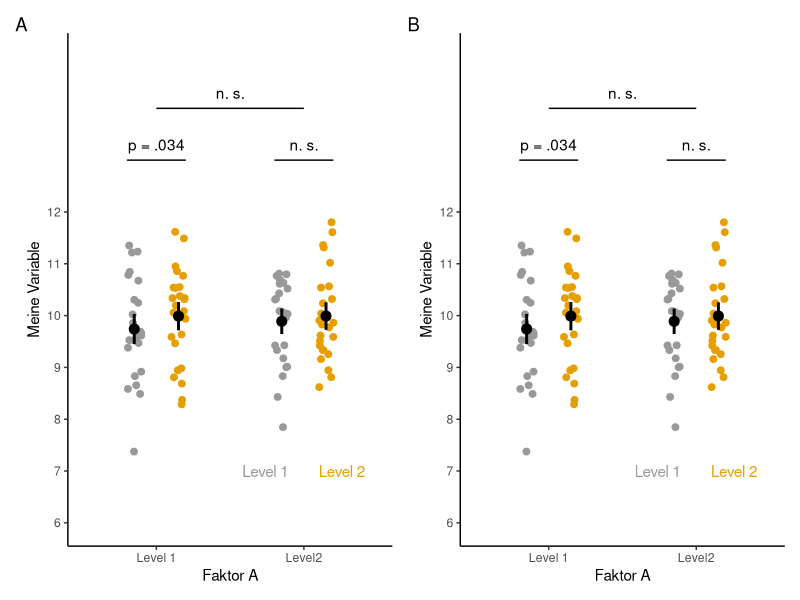
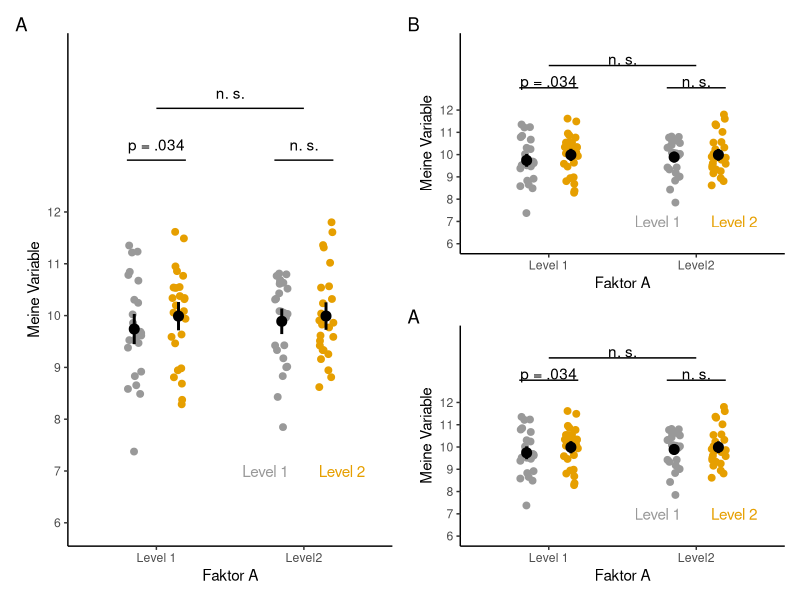
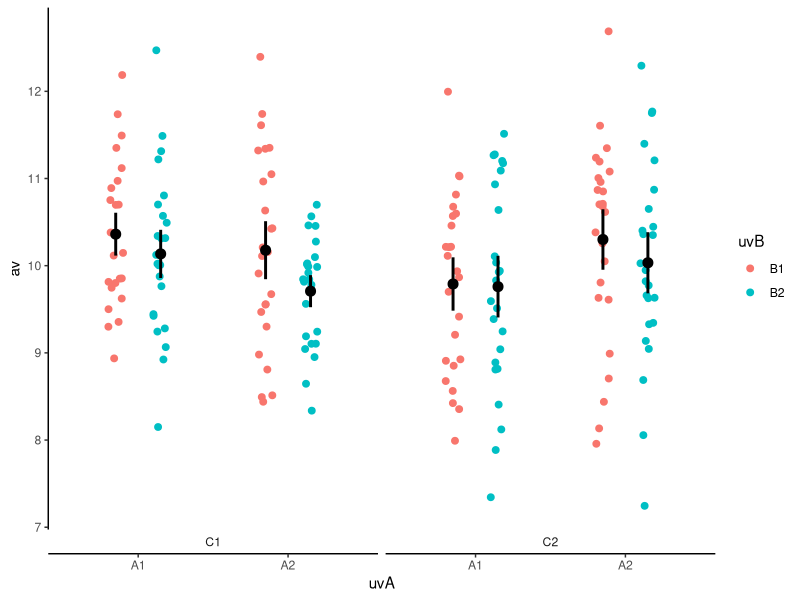

These charts were generated, in order, by the following R code:
library(tidyverse)
library(ggplot2)
library(patchwork)


dframe <- tibble(
  av = rnorm(100, 10, 1),
  uvA = as.factor(rep(c("A1", "A2"), each = 50)),
  uvB = as.factor(rep(rep(c("B1", "B2"), each = 25), 2)))


plt <- ggplot(dframe, aes(x = uvA, y = av)) +
  geom_jitter(aes(color = uvB),
              size = 2,
              position = position_jitterdodge(
                         jitter.width = 0.2,
                         dodge.width  = 0.6)) +
  
  stat_summary(
    aes(group = uvB),
    fun.data="mean_se",
    fun.args = list(mult = 1.5), 
    size = 0.6,
    linewidth = 1,
    position = position_dodge(0.6)) + 
  
  scale_x_discrete(labels = c("Level 1", "Level2"),
                   name   = "Faktor A") + 
  scale_y_continuous(limits = c(6, 15),
                     breaks = seq(6,12,1),
                     name = "Meine Variable")


# use color-blind friendly palette, see 
# http://www.cookbook-r.com/Graphs/Colors_(ggplot2)/
cbPalette <- c("#999999", "#E69F00", "#56B4E9", 
               "#009E73", "#F0E442", "#0072B2",
               "#D55E00", "#CC79A7")

myPlot <- plt +
  theme_classic() +
  scale_color_manual(values = cbPalette) +
  theme(legend.position = "none") +
  annotate("text", x = 1.9, y = 7,
           label = 'Level 1',
           vjust = "center", hjust = "right",
           color = cbPalette[1]) +
  annotate("text", x = 2.1, y = 7,
         label = 'Level 2',
         vjust = "center", hjust = "left",
         color = cbPalette[2]) +
  annotate("segment",
           x = 0.8, xend = 1.2,
           y = 13, yend = 13) +
  annotate("text",
           x = 1,
           y = 13.3,
           label = "p = .034") +
  annotate("segment",
           x = 1.8, xend = 2.2,
           y = 13, yend = 13) +
  annotate("text",
           x = 2,
           y = 13.3,
           label = "n. s.") +
  annotate("segment",
         x = 1, xend = 2,
         y = 14, yend = 14) +
  annotate("text",
         x = 1.5,
         y = 14.3,
         label = "n. s.")

# arrangieren
plot1 <- myPlot + labs(tag = "A")
plot2 <- myPlot + labs(tag = "B")

plot1 | plot2
plot1 | plot2 / plot1


# faceting
dframe2 <- tibble(
  av = rnorm(200, 10, 1),
  uvA = as.factor(rep(c("A1", "A2"), each = 100)),
  uvB = as.factor(rep(rep(c("B1", "B2"), each = 50), 2)),
  uvC = as.factor(rep(rep(c("C1", "C2"), each = 25), 4)))

ggplot(dframe2, aes(x = uvA, y = av)) +
  geom_jitter(aes(color = uvB),
              size = 2,
              position = position_jitterdodge(
                jitter.width = 0.2,
                dodge.width  = 0.6)) +
  stat_summary(
    aes(group = uvB),
    fun.data="mean_se",
    fun.args = list(mult = 1.5), 
    size = 0.6,
    linewidth = 1,
    position = position_dodge(0.6)) +
  facet_wrap(~uvC, strip.position = "bottom") +
  theme_classic() + 
  theme(strip.background = element_blank())

# labelling siehe 
# https://stackoverflow.com/questions/11889625/annotating-text-on-individual-facet-in-ggplot2

